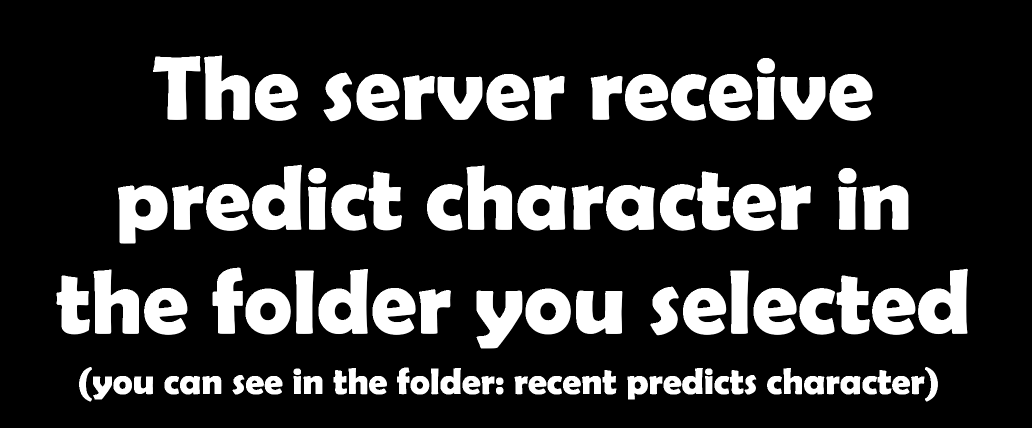
#> input picture Code Project/React Code/character.png, 2063 x 855 px (shown at 1/2 size)
$ python -i imageProcessing.py   (imports and definitions only)
#> lines starting #> are read from the running program, lines starting #| are printed output that depends on the picture; after the words box and inside, x2 and y2 are one past the last pixel; in counts of white or black regions, pixels touching at a corner belong together
import cv2
from imutils import contours
from PIL import Image
import numpy as np
import csv


# this function makes adds some pixles to the side of the image
# so the process of resizing it will not harm the image, and so it will be
# more centered and will not fill the image(adds alittel for the prediction).
def make_square(im, min_size=256, fill_color=(255, 255, 255, 255)):
    x, y = im.size
    size = max(x + 4, y + 4)  # deciding what size to resize it to
    new_im = Image.new('RGBA', (size, size), fill_color)  # make a new image just made from black with new size
    new_im.paste(im, (int((size - x) / 2), int((size - y) / 2)))  # paste the letters image on the new black image.
    return new_im  # return the new image.


# the csv writer for the main sentence recognition
# it recives a list of images, that are made as an arr of grey-scale pixles
# it creats a csv file that contains all of the images(pixles seperated by commas and letters seperated by \n)
def csvWriter(fil_name, nparray):
    example = nparray
    with open(fil_name + '.csv', 'w', newline='') as csvfile:  # open a new csv file and name it as csvfile
        writer = csv.writer(csvfile, delimiter=',')
        writer.writerows(example)  # write the arr into the file with a writer that seperates by commas.


# this function is called on the case when the main function cant cut the word correctly
# this function cuts the word into a letters by finding when one starts and when it ends.
#
def cutLettersFromWord(image):
#> called with image = '../React Code/character.png'
    image = cv2.imread(image)  # read the image from where it was saved.
#> image is the input picture: shape (855, 2063, 3); min 0, max 255, mean 48
    image = cv2.bitwise_not(image)  # revert the colors for the secondery method.
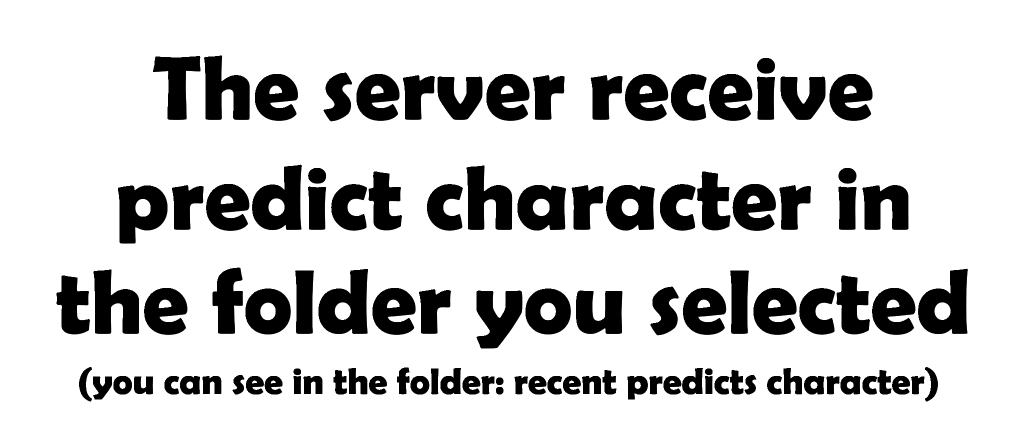
#> image: shape (855, 2063, 3) (shown at 1/2 size); min 0, max 255, mean 207
    gray = cv2.cvtColor(image, cv2.COLOR_BGR2GRAY)  # grey scale the image.
    thresh = cv2.threshold(gray, 0, 255, cv2.THRESH_OTSU + cv2.THRESH_BINARY)[1]
#> thresh: shape (855, 2063); 81.1% white; 106 black regions
    cnts = cv2.findContours(thresh, cv2.RETR_EXTERNAL, cv2.CHAIN_APPROX_SIMPLE)
#> cnts = 1 contour; box (x1, y1, x2, y2) and area: (0, 0, 2063, 855) 1760948
    cnts = cnts[0] if len(cnts) == 2 else cnts[1]
#> cnts = [[[0, 0], [0, 854], [2062, 854], [2062, 0]]]
    cnts, _ = contours.sort_contours(cnts, method="left-to-right")
#> cnts = ([[0, 0], [0, 854], [2062, 854], [2062, 0]],)
    temp_img = []  # defining a list for the letters in the word to be in.
    ROI_number = 0
    count = 0
    for c in cnts:
        area = cv2.contourArea(c) #Calculates a contour area.
#> area = 1760948
        if area > 10:  # ignore all the dots and small points (like i's and j's)
            x, y, w, h = cv2.boundingRect(c)
#> x = 0; y = 0; w = 2063; h = 855
            ROI = 255 - image[y:y + h, x:x + w]
            cv2.imwrite("temp.png", ROI)
            t = Image.open("temp.png")
            new = make_square(t)  # square the image for the machine.
#> in make_square, `new_im = Image.new('RGBA', (size, size), fill_color)`: new_im: PIL image 2067x2067 RGBA; every value is 255
#> in make_square, `new_im.paste(im, (int((size - x) / 2), int((size - y) / 2)))`:
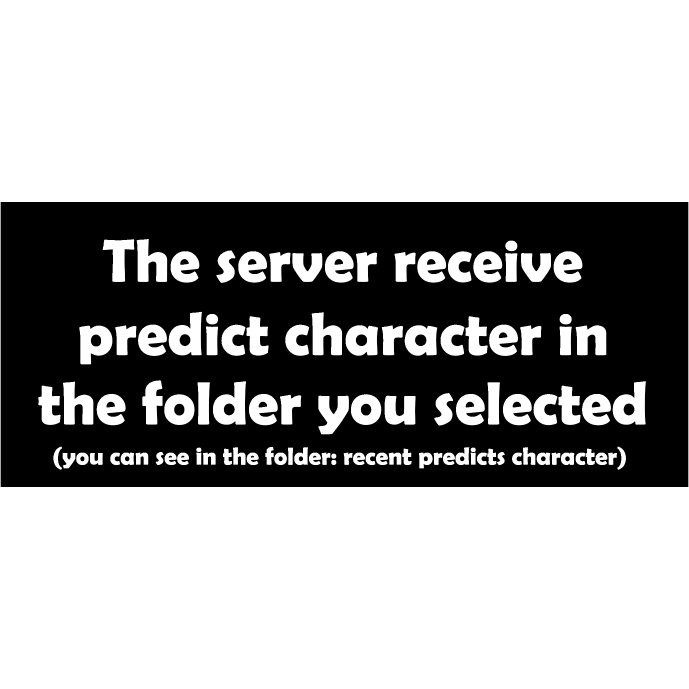
#> new_im: PIL image 2067x2067 RGBA (shown at 1/3 size); mean R, G, B, A 169.5, 169.5, 169.5, 255
            new.save("temp.png")  # save the new image
            out = cv2.imread("temp.png")
#> out: shape (2067, 2067, 3); min 0, max 255, mean 169.5
            out = cv2.cvtColor(out, cv2.COLOR_BGR2GRAY)  # convert to grey
#> out: shape (2067, 2067)

            res = cv2.resize(out, (28, 28))  # resizing the image for the ai to understand
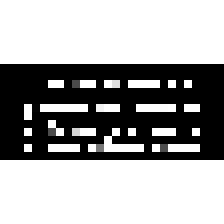
#> res: shape (28, 28) (shown 8 times larger); min 0, max 255, mean 165.2
            cv2.imwrite("temp.png", res)
            nparr = np.array(Image.open("temp.png"))  # make an array of the letters from the image
            newimg = []
            for line in nparr:
                for pixle in line:
                    newimg.append(255 - pixle)  # invert color.
#> this loop made 28 passes
#> after the loop, newimg = 784 values, max 255 at index 224, min 0 at index 0, mean 89.75
            temp_img.append(newimg)  # add to image list.
            count += 1
            csvWriter("word", temp_img)  # csv write the word.
#> in csvWriter, `example = nparray`: example = 1 item
    return count

>>> result = cutLettersFromWord('../React Code/character.png')
